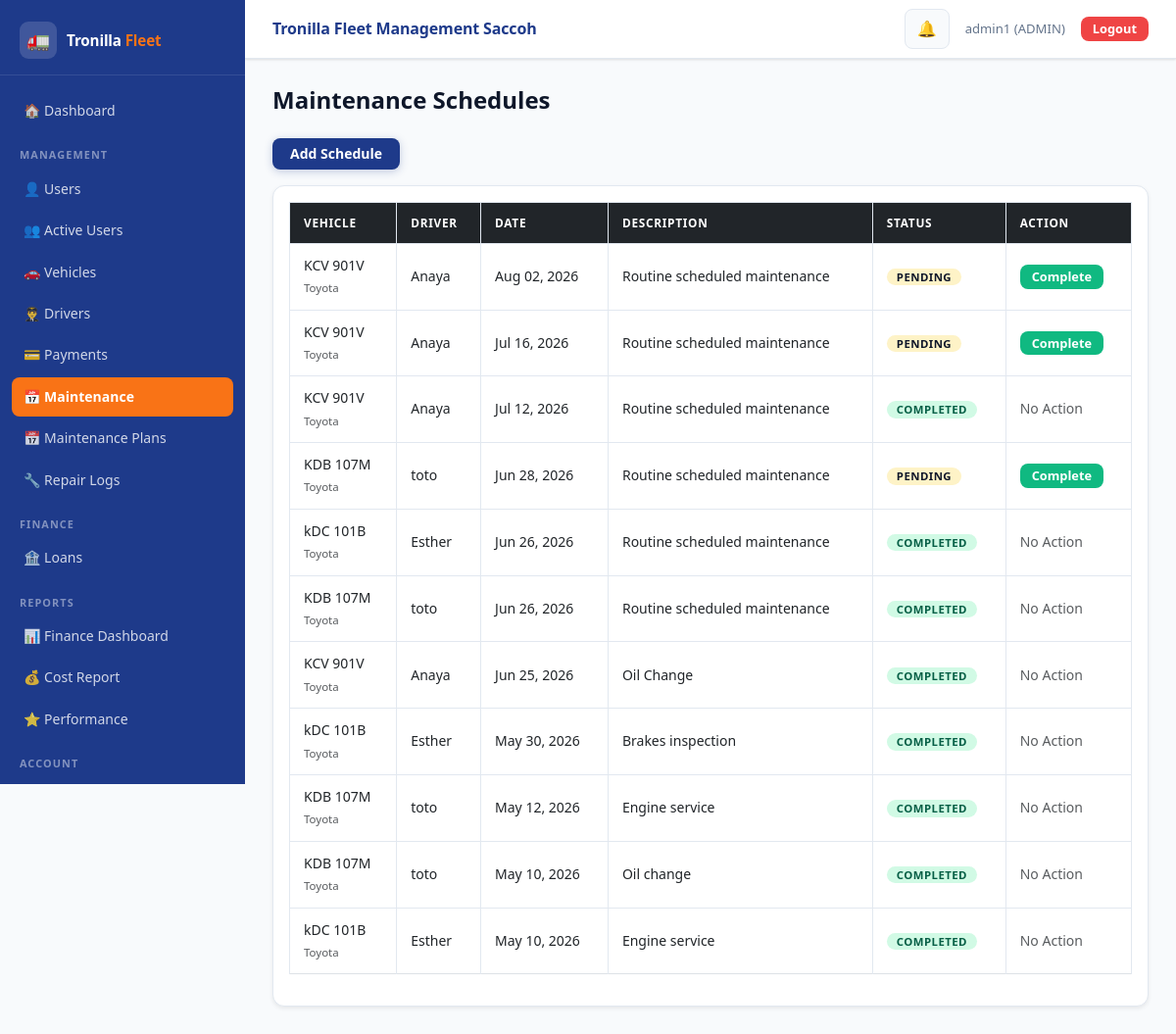
/maintenance/ (signed in), run on the app's committed database.
### accounts/models.py (models this page shows, shortened)
class User(AbstractUser):
    ROLE_CHOICES = (
        ('ADMIN', 'Admin'),
        ('DRIVER', 'Driver'),
    )
    role = models.CharField(
        max_length=10,
        choices=ROLE_CHOICES,
        default='DRIVER'
    )
    phone_number = models.CharField(
        max_length=15,
        blank=True,
        null=True,
        unique=True
    )
    is_active_driver = models.BooleanField(default=True)

### maintenance/models.py (models this page shows, shortened)
class MaintenanceSchedule(models.Model):
    ALERT_NONE     = 'NONE'
    ALERT_UPCOMING = 'UPCOMING'
    ALERT_DUE      = 'DUE'
    vehicle      = models.ForeignKey(Vehicle, on_delete=models.CASCADE)
    service_date = models.DateField()
    description  = models.TextField()
    completed    = models.BooleanField(default=False)
    created_at   = models.DateTimeField(auto_now_add=True)
    auto_generated = models.BooleanField(default=False)
    upcoming_alert_sent = models.BooleanField(default=False)
    due_alert_sent      = models.BooleanField(default=False)
    class Meta:
        ordering = ['-service_date']

### vehicles/models.py (models this page shows, shortened)
class Vehicle(models.Model):
    STATUS_CHOICES = (
        ('ACTIVE', 'Active'),
        ('MAINTENANCE', 'Under Maintenance'),
        ('INACTIVE', 'Inactive'),
    )
    number_plate = models.CharField(max_length=20, unique=True)
    model = models.CharField(max_length=100)
    year = models.PositiveIntegerField()
    status = models.CharField(
        max_length=20,
        choices=STATUS_CHOICES,
        default='ACTIVE'
    )
    assigned_driver = models.ForeignKey(
        User,
        on_delete=models.SET_NULL,
        null=True,
        blank=True,
        limit_choices_to={'role': 'DRIVER'}
    )

### maintenance/views.py (the view)
# urls.py: path('', views.schedule_list, name='schedule_list'),
@admin_required
def schedule_list(request):
    schedules = get_schedules()
    return render(request, 'schedule_list.html', {'schedules': schedules})

### accounts/permissions.py (called while the page is built)
def admin_required(view_func):
    @wraps(view_func)
    def wrapper(request, *args, **kwargs):
        if request.user.is_authenticated and request.user.role == 'ADMIN':
            response = view_func(request, *args, **kwargs)
            response['Cache-Control'] = 'no-cache, no-store, must-revalidate'
            response['Pragma'] = 'no-cache'
            response['Expires'] = '0'
            return response
        return redirect('login')
    return wrapper

### maintenance/services.py (called while the page is built)
def get_schedules():
    return MaintenanceSchedule.objects.select_related('vehicle').all()

### notifications/context_processors.py (called while the page is built)
def notification_context(request):
    if request.user.is_authenticated:
        notifications = get_user_notifications(request.user)[:10]  # 🔥 limit for navbar
        unread_count = get_unread_count(request.user)
    else:
        notifications = []
        unread_count = 0
    return {
        "notifications": notifications,
        "unread_count": unread_count
    }

### notifications/services.py (called while the page is built)
def get_user_notifications(user):
    return Notification.objects.filter(user=user)

def get_unread_count(user):
    return Notification.objects.filter(
        user=user,
        is_read=False
    ).count()

### maintenance/templates/schedule_list.html
{% extends 'base.html' %}
{% block content %}
<h2 class="mb-4">Maintenance Schedules</h2>
<a href="{% url 'schedule_create' %}" class="btn btn-primary mb-3">
    Add Schedule
</a>
<div class="card p-3 shadow-sm">
<table class="table table-bordered table-hover">
    <thead class="table-dark">
        <tr>
            <th>Vehicle</th>
            <th>Driver</th>
            <th>Date</th>
            <th>Description</th>
            <th>Status</th>
            <th>Action</th>
        </tr>
    </thead>
    <tbody>
        {% for s in schedules %}
        <tr>
            <td>
                {{ s.vehicle.number_plate }} <br>
                <small class="text-muted">{{ s.vehicle.model }}</small>
            </td>
            <td>
                {% if s.vehicle.assigned_driver %}
                    {{ s.vehicle.assigned_driver.username }}
                {% else %}
                    <span class="text-muted">Unassigned</span>
                {% endif %}
            </td>
            <td>{{ s.service_date|date:"M d, Y" }}</td>
            <td>{{ s.description }}</td>
            <td>
                {% if s.completed %}
                    <span class="badge bg-success">Completed</span>
                {% else %}
                    <span class="badge bg-warning text-dark">Pending</span>
                {% endif %}
            </td>
            <td>
                {% if not s.completed %}
                    <a href="{% url 'mark_complete' s.id %}"
                       class="btn btn-success btn-sm">
                        Complete
                    </a>
                {% else %}
                    <span class="text-muted">No Action</span>
                {% endif %}
            </td>
        </tr>
        {% empty %}
        <tr>
            <td colspan="6" class="text-center text-muted">
                No maintenance schedules available
            </td>
        </tr>
        {% endfor %}
    </tbody>
</table>
</div>
{% endblock %}

### accounts/templates/base.html (shortened to what this page needs)
<!DOCTYPE html>
<html lang="en">
{% load static %}
<head>
  <link href="https://cdn.jsdelivr.net/npm/bootstrap@5.3.0/dist/css/bootstrap.min.css" rel="stylesheet">
  <link rel="stylesheet" href="{% static 'css/style.css' %}">
</head>
<body>
<div class="layout-wrap">
  <aside class="sidebar" id="sidebar">
    <div class="sidebar-brand">
      <div class="brand-icon">🚛</div>
      <div class="brand-name">Tronilla <span>Fleet</span></div>
    </div>
    <nav class="sidebar-nav" onclick="handleNavClick(event)">
      {% if request.user.is_authenticated %}
        <a href="{% if request.user.role == 'ADMIN' %}{% url 'admin_dashboard' %}{% else %}{% url 'driver_dashboard' %}{% endif %}">
          🏠 Dashboard
        </a>
        {% if request.user.role == 'ADMIN' %}
          <div class="sidebar-section-label">Management</div>
          <a href="{% url 'user_list' %}">👤 Users</a>
          <a href="{% url 'active_users' %}">👥 Active Users</a>
          <a href="{% url 'vehicle_list' %}">🚗 Vehicles</a>
          <a href="{% url 'driver_list' %}">👨‍✈️ Drivers</a>
          <a href="{% url 'admin_payment_list' %}">💳 Payments</a>
          <a href="{% url 'schedule_list' %}">📅 Maintenance</a>
          <a href="{% url 'maintenance_plans' %}">📅 Maintenance Plans</a>
          <a href="{% url 'repair_logs' %}">🔧 Repair Logs</a>
          <div class="sidebar-section-label">Finance</div>
          <a href="{% url 'loan_list' %}">🏦 Loans</a>
          <div class="sidebar-section-label">Reports</div>
          <a href="{% url 'dashboard' %}">📊 Finance Dashboard</a>
          <a href="{% url 'cost_report' %}">💰 Cost Report</a>
          <a href="{% url 'performance_report' %}">⭐ Performance</a>
        {% endif %}
        <div class="sidebar-section-label">Account</div>
        <a href="{% url 'logout' %}" style="color:#fca5a5;">🚪 Logout</a>
      {% endif %}
    </nav>
  </aside>
  <div class="main-wrap">
    <header class="topbar">
      <div class="topbar-title">Tronilla Fleet Management Saccoh</div>
      <div class="topbar-right">
        {% if request.user.is_authenticated %}
          <div style="position:relative;">
            <button class="notif-btn" id="notif-toggle">
              🔔
            </button>
          </div>
          <span class="topbar-user">{{ request.user.username }} ({{ request.user.role }})</span>
          <a href="{% url 'logout' %}" class="btn btn-danger btn-sm d-md-inline-flex">Logout</a>
        {% endif %}
      </div>
    </header>
    <div class="page-content">
      {% block content %}{% endblock %}
    </div>
  </div>
</div>
</body>
</html>

### data on the page
User: user.username "admin1", user.role "ADMIN"
MaintenanceSchedule: vehicle.number_plate "KCV 901V", vehicle.model "Toyota", vehicle.assigned_driver.username "Anaya", service_date "Aug 02, 2026", description "Routine scheduled maintenance", completed "PENDING"
MaintenanceSchedule: vehicle.number_plate "KCV 901V", vehicle.model "Toyota", vehicle.assigned_driver.username "Anaya", service_date "Jul 16, 2026", description "Routine scheduled maintenance", completed "PENDING"
MaintenanceSchedule: vehicle.number_plate "KCV 901V", vehicle.model "Toyota", vehicle.assigned_driver.username "Anaya", service_date "Jul 12, 2026", description "Routine scheduled maintenance", completed "COMPLETED"
MaintenanceSchedule: vehicle.number_plate "KDB 107M", vehicle.model "Toyota", vehicle.assigned_driver.username "toto", service_date "Jun 28, 2026", description "Routine scheduled maintenance", completed "PENDING"
MaintenanceSchedule: vehicle.number_plate "kDC 101B", vehicle.model "Toyota", vehicle.assigned_driver.username "Esther", service_date "Jun 26, 2026", description "Routine scheduled maintenance", completed "COMPLETED"
MaintenanceSchedule: vehicle.number_plate "KDB 107M", vehicle.model "Toyota", vehicle.assigned_driver.username "toto", service_date "Jun 26, 2026", description "Routine scheduled maintenance", completed "COMPLETED"
MaintenanceSchedule: vehicle.number_plate "KCV 901V", vehicle.model "Toyota", vehicle.assigned_driver.username "Anaya", service_date "Jun 25, 2026", description "Oil Change", completed "COMPLETED"
MaintenanceSchedule: vehicle.number_plate "kDC 101B", vehicle.model "Toyota", vehicle.assigned_driver.username "Esther", service_date "May 30, 2026", description "Brakes inspection", completed "COMPLETED"
MaintenanceSchedule: vehicle.number_plate "KDB 107M", vehicle.model "Toyota", vehicle.assigned_driver.username "toto", service_date "May 12, 2026", description "Engine service", completed "COMPLETED"
MaintenanceSchedule: vehicle.number_plate "KDB 107M", vehicle.model "Toyota", vehicle.assigned_driver.username "toto", service_date "May 10, 2026", description "Oil change", completed "COMPLETED"
MaintenanceSchedule: vehicle.number_plate "kDC 101B", vehicle.model "Toyota", vehicle.assigned_driver.username "Esther", service_date "May 10, 2026", description "Engine service", completed "COMPLETED"
